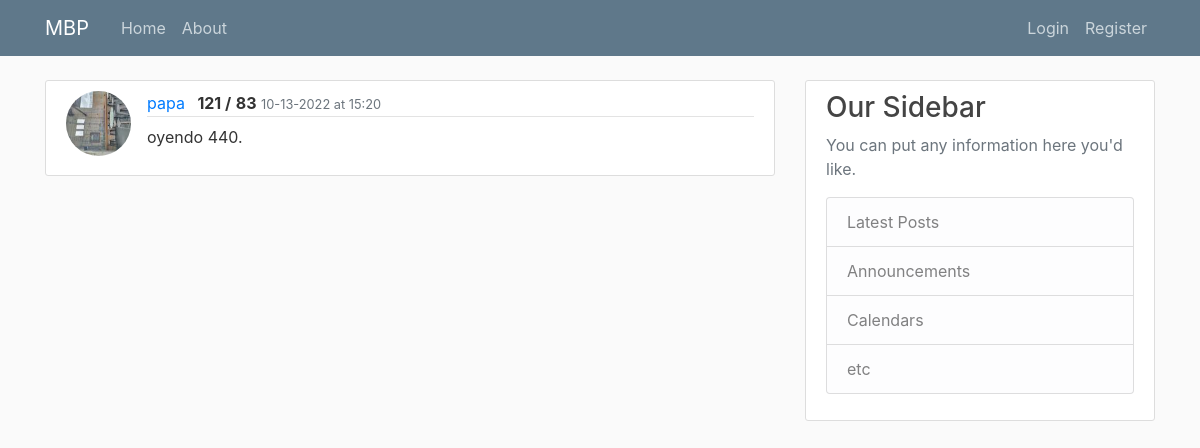
/reading/16/, run on an earlier commit of the app's database.
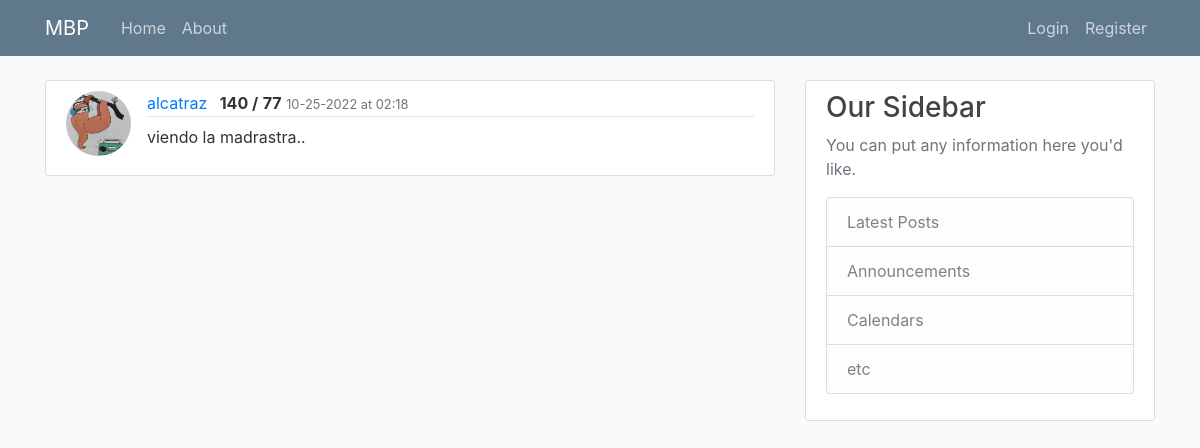
And on a later commit of the database.
### mbp/models.py (models this page shows, shortened)
class User(db.Model, UserMixin):
    id = db.Column(db.Integer, primary_key=True)
    username = db.Column(db.String(20), unique=True, nullable=False)
    email = db.Column(db.String(120), unique=True, nullable=False)
    image_file = db.Column(db.String(20), nullable=False, default='default.jpg')
    password = db.Column(db.String(60), nullable=False)
    readings = db.relationship('Reading', backref='user', lazy=True)

class Reading(db.Model):
    id = db.Column(db.Integer, primary_key=True)
    sys = db.Column(db.String(3), nullable=False)
    dia = db.Column(db.String(3), nullable=False)
    notes = db.Column(db.Text, nullable=False)
    date_posted = db.Column(db.DateTime, nullable=False, default=datetime.utcnow)
    user_id = db.Column(db.Integer, db.ForeignKey('user.id'), nullable=False)

### mbp/readings/routes.py (the view)
@readings.route('/reading/<int:reading_id>/')
def reading(reading_id):
    reading = Reading.query.get_or_404(reading_id)
    return render_template('reading.html', title='User Readings', reading=reading)

### mbp/templates/reading.html (shortened to what this page needs)
{% extends "base.html" %}
{% block content %}
    <article class="media content-section">
      <img class="rounded-circle article-img" src="{{ url_for('static', filename='profile_pics/' + reading.user.image_file) }}" />
      <div class="media-body">
        <div class="article-metadata">
          <a class="mr-2" href="{{ url_for('users.user_readings', username=reading.user.username) }}">{{ reading.user.username }}</a>
          <text class="font-weight-bold">{{ reading.sys }} /</text>
          <text class="font-weight-bold">{{ reading.dia}}</text>
          <small class="text-muted">{{ reading.date_posted.strftime('%m-%d-%Y at %H:%M') }}</small>
        </div>
            <p class="article-content">{{ reading.notes }}</p>
      </div>
    </article>
{% endblock content %}

What changed in the data, as far as the page shows it:
no longer on this page (row unchanged): User: image_file (picture), user.username "papa"
now on this page (row unchanged): User: image_file (placeholder picture), user.username "alcatraz"
changed Reading: sys "121" → "140"; dia "83" → "77"; date_posted "10-13-2022 at 15:20" → "10-25-2022 at 02:18"; notes "oyendo 440." → "viendo la madrastra.."
